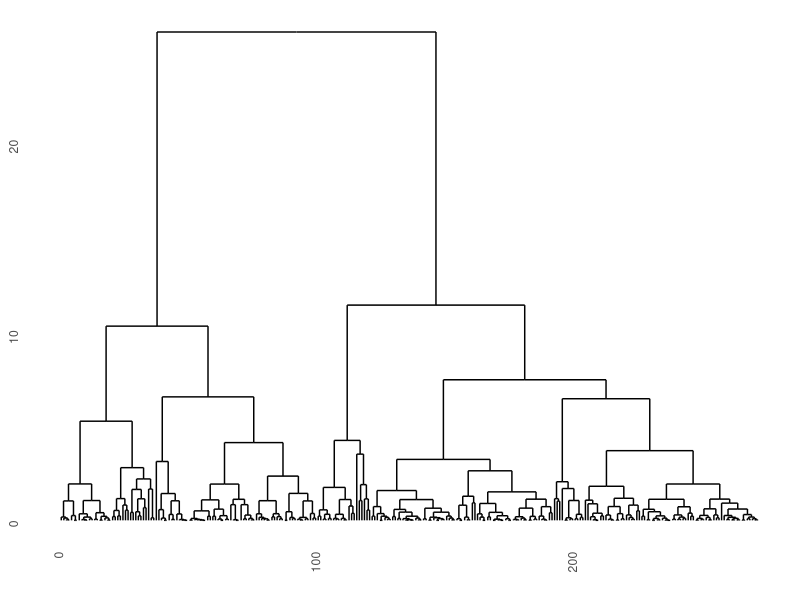
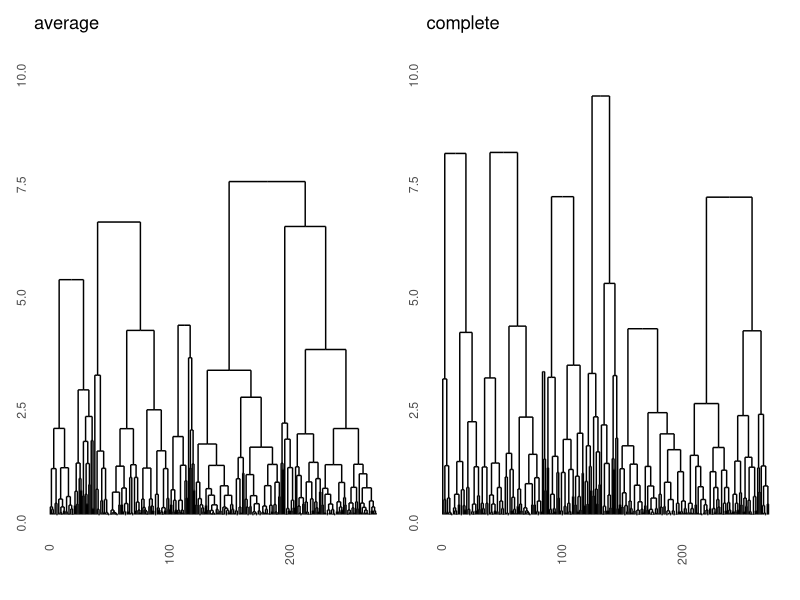
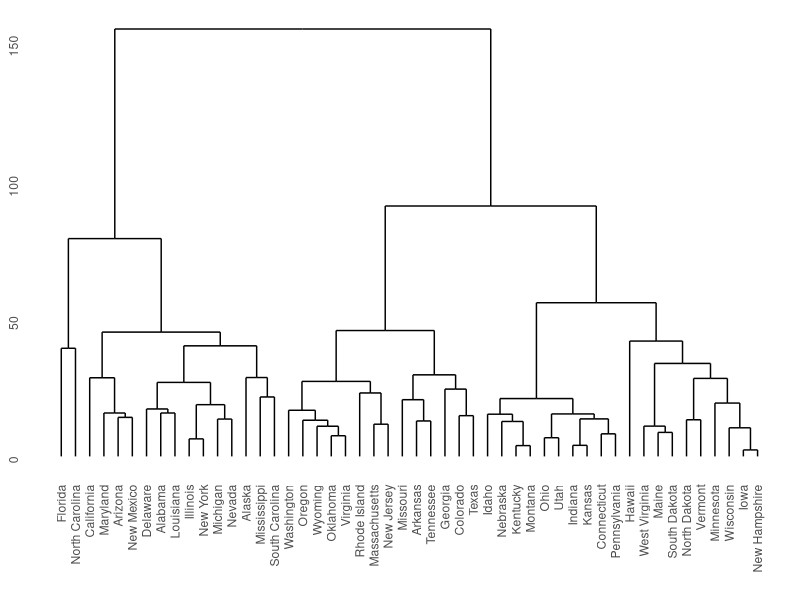
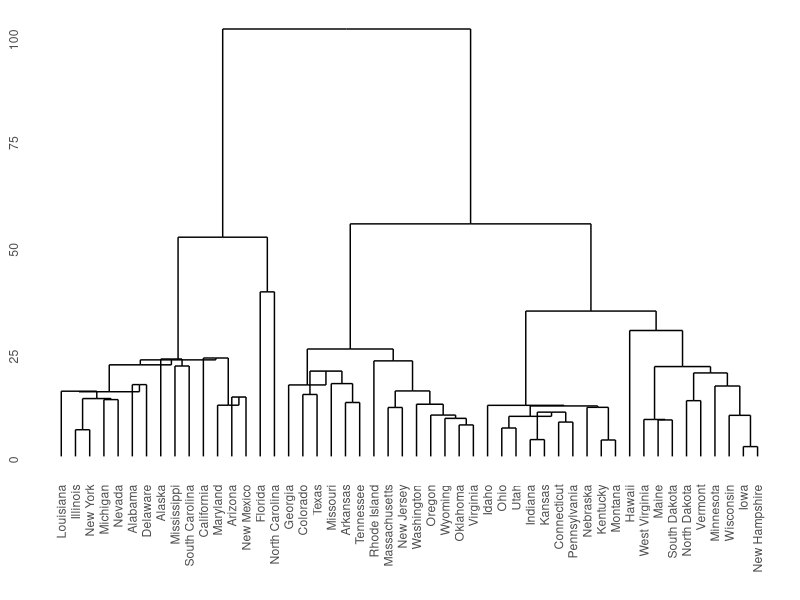

These figures' R source, in order: (Note: this script raises an error after producing the figures.)
## ---- chunk 1
install.packages("patchwork")
## ---- chunk 2
library(MASS) # make sure to load mass before tidyverse to avoid conflicts!
library(tidyverse)
library(ggplot2)
library(patchwork)
library(ggdendro)
library(cluster)
## ---- chunk 3
distances <- dist(faithful, method="euclidean")
result <- hclust(distances, method="average")
ggdendrogram(result, labels=FALSE)


result1 <-hclust(distances, method="complete")

ggdendrogram(result, labels=FALSE) + ggtitle("average") + ylim(0,10)+
  ggdendrogram(result1, labels=FALSE)+ ggtitle("complete") + ylim(0,10)

cutree(result, h=40)
cutree(result, k=2)


## ---- chunk 4
# 2 hierachical clusterings
df <- USArrests
d <- dist(df, method="euclidean")
hc1 <-hclust(d, method="average")
hc2 <- hclust(d, method="centroid")
              
#Create two dendrograms
dend1 <- as.dendrogram(hc1)
dend2 <- as.dendrogram(hc2)
ggdendrogram(dend1)
ggdendrogram(dend2)
## ---- chunk 5
#Dicisive hierachical clustering
res.diana <-diana(df, stand=TRUE)

#Plot the dendogram
# another way of plotting a dendogram
# ouput of the clustering based on top to bottom method (hierachical)
fviz_dend(res.diana, cex=0.5,
          k=4,
          palette="jco")

# Partitional clustering
pclust <-kmeans(df, centers=3)
str(pclust)
pclust
pclust$centers
pclust$cluster #uses PCA to plot the clusters
fviz_cluster(pclust, data=df)
## ---- chunk 6
# checking out the output of the clusters by plotting the geom points
# in this case it used the whole dataset to plot which is why it is so scattered 

df%>%
  as_tibble() %>%
  mutate(cluster = pclust$cluster, 
         state=row.names(USArrests))%>%
  ggplot(aes(UrbanPop, Murder, color= factor(cluster), label=state))+
  geom_point()

# Determining and Visualizing the optimal number of clusters 
# like discussed in the lecture - no clear/good answer = open problem
# using different methods
# each method has a somewhat different answer but checking the output of clustering ans number of clusters to find the optimum number of clusters

fviz_nbclust(df, FUN=hcut, method="wss")# elbow method
fviz_nbclust(df, FUN=hcut, method="silhouette")#average silhouette method
gap_stat <-clusGap(df, FUN=hcut, nstart=25, K.max=10, B=50)
fviz_gap_stat(gap_stat) #gap statistic method

## ---- chunk 7
view(USArrests)
